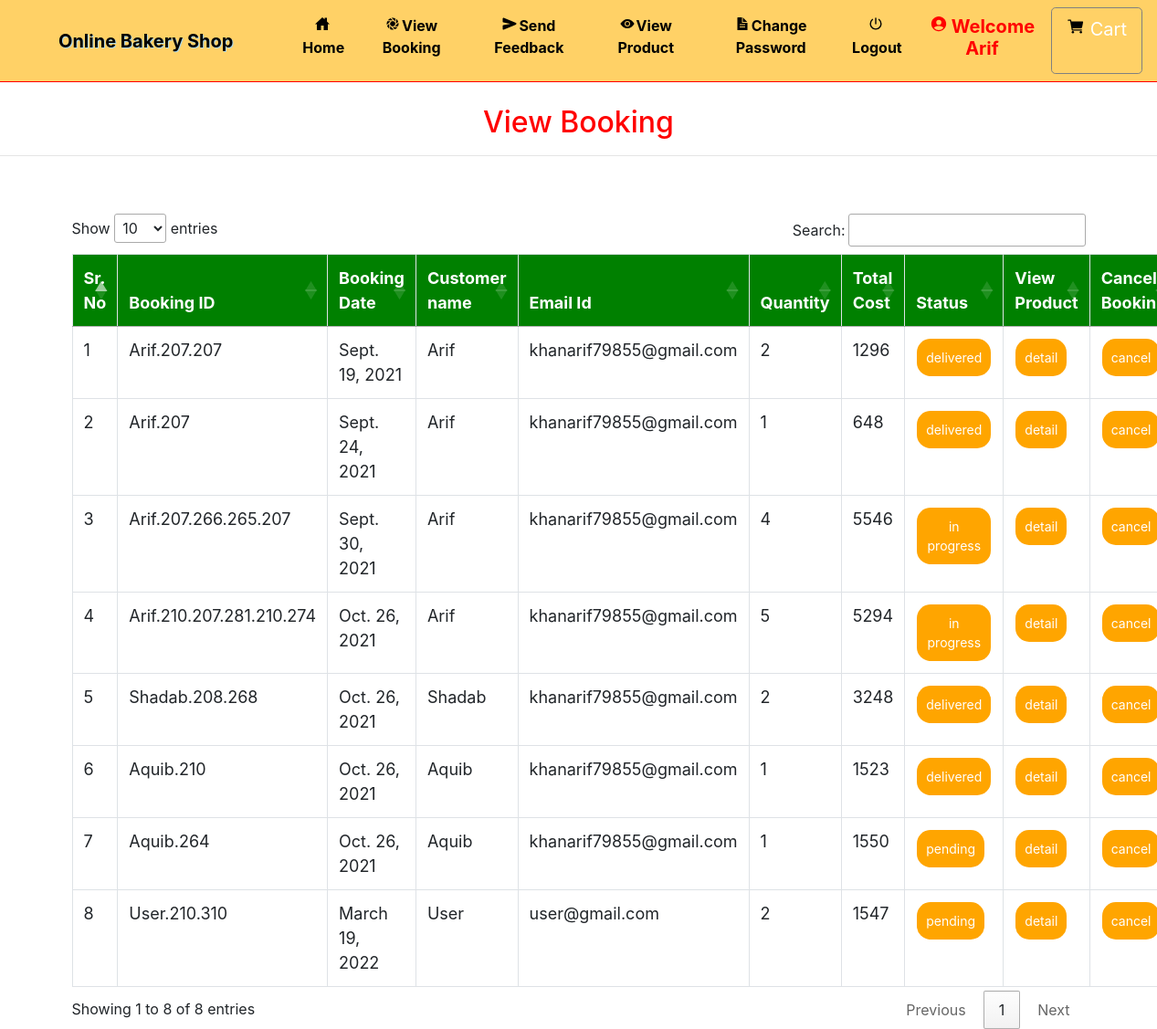
Page /admin_viewBooking (signed in) on the committed database.
### grocery/models.py (models this page shows, shortened)
class Booking(models.Model):
    status = models.ForeignKey(Status, on_delete=models.CASCADE, null=True)
    profile = models.ForeignKey(Profile, on_delete=models.CASCADE, null=True)
    booking_id = models.CharField(max_length=200,null=True)
    quantity = models.CharField(max_length=100,null=True)
    book_date = models.CharField(max_length=30, null=True)
    total = models.IntegerField(null=True)

class Profile(models.Model):
    user = models.ForeignKey(User, on_delete=models.CASCADE, null=True)
    dob = models.DateField(null=True)
    city = models.CharField(max_length=30, null=True)
    address = models.CharField(max_length=50, null=True)
    contact = models.CharField(max_length=10, null=True)
    image = models.FileField(null=True)

class Status(models.Model):
    name = models.CharField(max_length=20, null=True)

### grocery/views.py (the view)
# urls.py: path('admin_viewBooking', Admin_View_Booking, name='admin_viewBooking'),
def Admin_View_Booking(request):
    if not request.user.is_authenticated:
        return redirect('login_admin')
    book = Booking.objects.all()
    d = {'book': book}
    return render(request, 'admin_viewBokking.html', d)

### grocery/templates/admin_viewBokking.html (shortened to what this page needs)
{% extends 'navigation.html' %}
{% block body %}
<center><h2 style="color:red;margin-top:2%">View Booking</h2></center><hr>
 <div class="container">
<table class="table table-bordered" id="myTable">
  <thead>
  <tr>
    <th>Sr. No</th>
    <th>Booking ID</th>
    <th>Booking Date</th>
    <th>Customer name</th>
    <th>Email Id</th>
      <th>Quantity</th>
      <th>Total Cost</th>
      <th>Status</th>
    <th>View Product</th>
    <th>Cancel Booking</th>
  </tr>
  </thead>
   <tbody>
{% for i in book %}
  <tr>
      <td>{{forloop.counter}}</td>
    <td>{{i.booking_id}}</td>
    <td>{{i.book_date}}</td>
    <td>{{i.profile.user.username}}</td>
    <td>{{i.profile.user.email}}</td>
      <td>{{i.quantity}}</td>
      <td>{{i.total}}</td>
    <td><a href="{% url 'Edit_status' i.booking_id i.id %}"><button class="button button1">{{i.status.name}}</button></a></td>
      <td><a href="{% url 'admin_booking_detail' i.booking_id i.id i.profile.user.id  %}"><button class="button button1">detail</button></a></td>
      <td><a href="{% url 'delete_admin_booking' i.booking_id i.id %}" onclick="return confirm('Are you sure?')"><button class="button button1" id="#delete">cancel</button></a></td>
  </tr>
   {% endfor %}
    </tbody>
</table>
 </div>
{% endblock %}

### grocery/templates/navigation.html (shortened to what this page needs)
<!DOCTYPE html>
<html lang="en">
<head>
    {% load static %}
     <link rel="stylesheet" href="https://maxcdn.bootstrapcdn.com/bootstrap/4.0.0/css/bootstrap.min.css">
  <link rel = stylesheet href = "//cdn.datatables.net/1.10.19/css/jquery.dataTables.min.css">
<link rel="stylesheet" href="https://cdnjs.cloudflare.com/ajax/libs/font-awesome/4.7.0/css/font-awesome.min.css">
</head>
<body style="background-color:white">
<nav class="navbar navbar-expand-sm" style = "background-color : #FFD166 ; border-bottom:1px solid red">
  <a class="navbar-brand pl-5" href="#" style="color:black ; font-weight : bold">Online Bakery Shop</a>
<div class="collapse navbar-collapse" id="collapsibleNavbar">
  <ul class="navbar-nav pl-5 text-center">
    {% if request.user.username %}
    {% if not request.user.is_staff %}
    <li class="nav-item">
      <a class="nav-link" href="{% url 'home' %}" style="color:black"><ion-icon style="margin-right:2px" name="home-sharp"></ion-icon>Home</a>
    </li>
    <li class="nav-item">
      <a class="nav-link" href="{% url 'view_booking' %}" style="color:black"><ion-icon style="margin-right:2px" name="aperture"></ion-icon>View Booking</a>
    </li>
    <li class="nav-item">
      <a class="nav-link" href="{% url 'send_feedback' request.user.id %}" style="color:black"><ion-icon style="margin-right:2px" name="send"></ion-icon>Send Feedback</a>
    </li>
    <li class="nav-item">
      <a class="nav-link" href="{% url 'view_product' 0 %}" style="color:black"><ion-icon style="margin-right:2px" name="eye"></ion-icon>View Product</a>
    </li>
    <li class="nav-item">
      <a class="nav-link" href="{% url 'change_password' %}" style="color:black"><ion-icon style="margin-right:2px" name="document-text-sharp"></ion-icon>Change Password</a>
    </li>
    {% endif %}
    {% endif %}
    {% if request.user.is_authenticated %}
    <a class="nav-link" href="{% url 'logout' %}" style="color:black"><ion-icon style="margin-right:2px" name="power-sharp"></ion-icon>Logout</a>
    {% if not request.user.is_staff %}
    <li class="nav-item">
      <a href="{% url 'profile' %}"><h5 class="nav-link" style="color:red"><ion-icon style="margin-right:4px;color:#FF0000" name="person-circle-sharp"></ion-icon>Welcome {{request.user.username}}</h5>
      </a></li>
    {% else %}
    <li class="nav-item">
      <h5  class="nav-link" style="color:red"><ion-icon style="margin-right:4px;color:#FF0000" name="person-circle-sharp"></ion-icon>Welcome {{request.user.username}}</h5>
    </li>
    {% endif %}
    {% endif %}
    {% if not request.user.is_staff %}
    {% if request.user.username %}
      <a href="{% url 'cart' %}" style="border:1px solid gray" class="btn btn-default btn-lg text-dark text-capitalize">
        <ion-icon style="color:black;margin-top:2%" name="cart"></ion-icon><span style="margin-left:6px;margin-top:2%;color:white">Cart</span></a></center>
{% endif %}
    {% endif %}
    </ul>
</div>
</nav>
{% block body %}
{% endblock %}
</body></html>

### grocery/templates/navigation.html (style rules this page uses)
* { box-sizing: border-box; }
#myTable { border-collapse: collapse; width: 100%; border: 1px solid #ddd; font-size: 18px; }
#myTable th { text-align: left; padding: 12px; background-color: green; color: white; }
#myTable td { text-align: left; padding: 12px; background-color: white; }
#myTable tr { border-bottom: 1px solid #ddd; }
.button { background-color: orange; border: none; color: white; padding: 10px; text-align: center; text-decoration: none; display: inline-block; font-size: 14px; margin: 1px 1px; cursor: pointer; }
.button1 { border-radius: 15px; }
.nav-link { font-weight:bold; }
.navbar-brand { text-shadow: 1px 1px lightblue; }

### rows in the picture
Booking: booking_id "Arif.207.207", book_date "Sept. 19, 2021", profile.user.username "Arif", profile.user.email "khanarif79855@gmail.com", quantity "2", total "1296", status.name "delivered"
Booking: booking_id "Arif.207", book_date "Sept. 24, 2021", profile.user.username "Arif", profile.user.email "khanarif79855@gmail.com", quantity "1", total "648", status.name "delivered"
Booking: booking_id "Arif.207.266.265.207", book_date "Sept. 30, 2021", profile.user.username "Arif", profile.user.email "khanarif79855@gmail.com", quantity "4", total "5546", status.name "in progress"
Booking: booking_id "Arif.210.207.281.210.274", book_date "Oct. 26, 2021", profile.user.username "Arif", profile.user.email "khanarif79855@gmail.com", quantity "5", total "5294", status.name "in progress"
Booking: booking_id "Shadab.208.268", book_date "Oct. 26, 2021", profile.user.username "Shadab", profile.user.email "khanarif79855@gmail.com", quantity "2", total "3248", status.name "delivered"
Booking: booking_id "Aquib.210", book_date "Oct. 26, 2021", profile.user.username "Aquib", profile.user.email "khanarif79855@gmail.com", quantity "1", total "1523", status.name "delivered"
Booking: booking_id "Aquib.264", book_date "Oct. 26, 2021", profile.user.username "Aquib", profile.user.email "khanarif79855@gmail.com", quantity "1", total "1550", status.name "pending"
Booking: booking_id "User.210.310", book_date "March 19, 2022", profile.user.username "User", profile.user.email "user@gmail.com", quantity "2", total "1547", status.name "pending"

### other values in the picture
{{ request.user.username }} "Arif"
